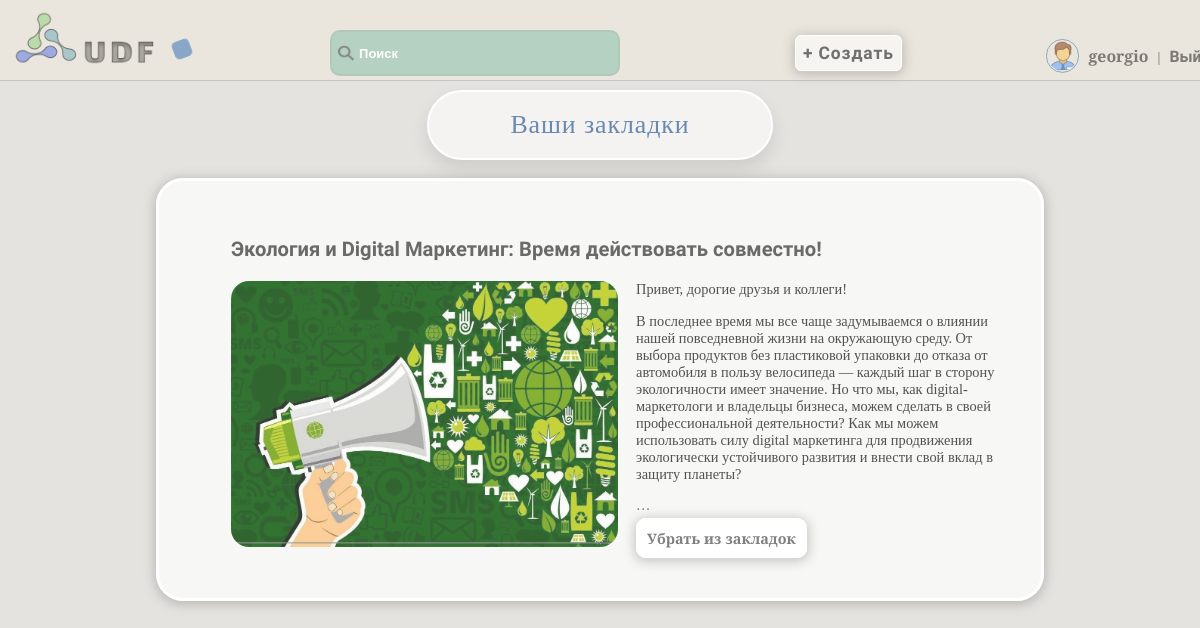
Page /user_bookmarks/ (signed in) on the committed database.
### accounts/models.py (models this page shows, shortened)
class User(AbstractUser):
    username = models.CharField(max_length=150, unique=True, verbose_name='Имя')
    password = models.CharField(max_length=128, null=False, blank=False, verbose_name='Пароль')
    bio = models.TextField(blank=True, verbose_name='Биография')
    country = models.CharField(max_length=50, blank=True, verbose_name='Страна')
    city = models.CharField(max_length=50, blank=True, verbose_name='Город')
    is_online = models.BooleanField(default=False, verbose_name='Статус')
    occupation = models.CharField(max_length=50, blank=True, verbose_name='Род деятельности')
    avatar = models.ImageField(upload_to='avatars', blank=True, verbose_name='Аватар')
    date_joined = models.DateTimeField(auto_now_add=True, verbose_name='Дата')
    email = models.EmailField(unique=True)
    gender_choices = [
        ('M', 'Мужской'),
        ('F', 'Женский'),
    ]
    gender = models.CharField(max_length=1, choices=gender_choices, blank=True, verbose_name='Пол')
    age = models.IntegerField(blank=True, null=True, verbose_name='Возраст')
    last_login = models.DateTimeField(default=timezone.now)  # Добавляем поле last_login с дефолтным значением
    groups = None
    user_permissions = None
    def is_online(self):
        return (timezone.now() - self.last_login).seconds < 600

### articles/models.py (models this page shows, shortened)
class Bookmark(models.Model):
    user = models.ForeignKey(settings.AUTH_USER_MODEL, on_delete=models.CASCADE, verbose_name='Пользователь')
    article = models.ForeignKey(Article, on_delete=models.CASCADE, verbose_name='Статья')
    created_at = models.DateTimeField(auto_now_add=True, verbose_name='Дата')

class Article(models.Model):
    title = models.CharField(max_length=255, verbose_name='Статья')
    content = models.TextField(verbose_name='Контент')
    author = models.ForeignKey(settings.AUTH_USER_MODEL, on_delete=models.CASCADE, verbose_name='Автор')
    created_at = models.DateTimeField(auto_now_add=True, verbose_name='Дата')
    photo = models.ImageField(upload_to='photo', blank=True, verbose_name='Изображение')
    likes = models.ManyToManyField(settings.AUTH_USER_MODEL, related_name='liked_articles')
    dislikes = models.ManyToManyField(settings.AUTH_USER_MODEL, related_name='disliked_articles')
    category = models.ForeignKey('Category', on_delete=models.PROTECT, verbose_name="Категория")

### articles/views.py (the view)
# urls.py: path('user_bookmarks/', user_bookmarks, name='user_bookmarks'),
@login_required()
def user_bookmarks(request):
    bookmarks = Bookmark.objects.filter(user=request.user)
    bookmark_form = BookmarkForm()
    return render(request, 'articles/user_bookmarks.html', {'bookmarks': bookmarks, 'bookmark_form': bookmark_form})

### articles/forms.py
class BookmarkForm(forms.ModelForm):
    class Meta:
        model = Bookmark
        fields = ['user', 'article']

### articles/templates/articles/user_bookmarks.html
{% extends 'core/base.html' %}
{% block content %}
    <h1>Ваши закладки</h1>
    <div class="bookmarks-users">
    {% if bookmarks %}
        <ul>
            {% for bookmark in bookmarks %}
                    <li>
                        <a class="open_rewiew" href="{% url 'review_article' pk=bookmark.article.id %}">
                        <h3>{{ bookmark.article.title }}</h3>
                        </a>
                        {% if bookmark.article.photo %}
                            <img class="image-article" src="{{ bookmark.article.photo.url }}" alt="{{ bookmark.article.title }}">
                        {% endif %}
                        <p>{{ bookmark.article.content|safe|truncatewords:80 }}</p>
                        <a class="delete-bookmark" href="{% url 'remove_bookmark' bookmark.article.id %}">Убрать из закладок</a>
                    </li>
            {% endfor %}
        </ul>
    </div>
    {% else %}
        <p>У вас нет закладок.</p>
    {% endif %}
{% endblock %}

### core/templates/core/base.html (shortened to what this page needs)
<!DOCTYPE html>
{% load static %}
<html lang="en">
<head>
    <link rel="stylesheet" href="{% static 'css/style.css' %}">
</head>
<body class="loaded">
<div class="menu">
    <div class="wrap">
        <div class="logo" id="logo_animated">
            <a class="logo-menu" href="{% url 'base_with_articles' %}"><img src="{% static 'images/logo.png' %}" alt=""></a>
        </div>
        <div class="shape"></div>
        <ul>
            <li>
                <label class="search-icon">
                    <img src="{% static 'images/search.png' %}" alt="Search">
                </label>
                <input class="search-input" type="text" placeholder="Поиск" id="search-input">
            </li>
            <li>
                <a class="add-button" href="{% url 'add_article' %}">
                    <button class="animated_bt" type="button">+ Создать</button>
                </a>
            </li>
            {% if user.is_authenticated %}
            <li class="animated-border">
                {% if user.avatar %}
                 <img class="menu-avatar" src="{{ user.avatar.url }}" alt="{{ user.username }} Avatar">
                 {% else %}
                 <img class="menu-avatar" src="{% static 'images/standart_img.png' %}" alt="Default Avatar">
                {% endif %}
                <a style="font-family:Spectral SC,serif;" href="{% url 'user_profile' %}">{{ user.username }}</a> | <a href="{% url 'logout' %}">Выйти</a>
            </li>
            {% endif %}
        </ul>
    </div>
</div>
<div class="container">
    <div class="wrap">
        {% block content %}{% endblock %}
    </div>
</body>
</html>

### core/static/css/style.css (style rules this page uses)
body { margin: 0; padding: 0; background: rgba(93, 82, 57, 0.16); zoom: 0.9; height: 100vh; opacity: 0; }
.menu .wrap { display: flex; position: fixed; z-index: 1000; flex-wrap: nowrap; width: 100%; justify-content: space-between; align-items: center; border-bottom: 2px solid rgb(199, 198, 198); padding: 11px; background: rgba(236, 231, 221, 0.93); }
.menu .logo-menu, .menu ul { display: inline-block; vertical-align: middle; }
.menu ul { flex-grow: 1; display: flex; list-style: none; padding: 0; margin: 0; align-items: baseline; justify-content: space-evenly; }
.menu ul li:last-child { margin-right: 0; position: relative; left: 11%; top: 16px; }
.menu ul li:first-child { margin-right: 0; position: relative; left: 1%; top: 11px; }
.menu ul li:nth-child(2) { margin-right: 0; position: relative; left: 7%; top: 12px; }
ul input { padding: 14px; border-radius: 11px; width: 290px; background: rgba(163, 201, 184, 0.74); color: #646363; margin-right: 11px; font-size: 1em; font-weight: bold; border: 3px solid rgba(171, 170, 170, 0.24); text-indent: 16px; transition: background-color ease-in-out 0.3s; }
.search-input::placeholder { color: #ffffff; font-size: 0.9em; }
ul button { padding: 8px; border-radius: 7px; background: rgba(255, 255, 255, 0.57); font-size: 1.1em; font-family: Play, serif; font-weight: bold; letter-spacing: 1px; box-shadow: 0 2px 12px 2px rgba(112, 110, 110, 0.36); color: rgba(82, 81, 81, 0.82); border: 1px solid rgb(255, 255, 255); transition: background-color ease-in-out 0.3s, color ease-in-out 0.3s; }
.menu ul li a { text-decoration: none; color: rgba(65, 64, 64, 0.66); font-weight: bold; font-size: 1.1em; font-family: Play, serif; padding: 6px; transition: color ease-in-out 0.3s; }
.search-icon { position: relative; left:10%; top: 3px; padding:7px; }
.logo-menu { opacity: 0.9; transition: opacity ease-in-out 0.3s; overflow: hidden; }
ul { list-style: none; font-family: Spectral SC, serif; font-weight: 300; color: rgba(59, 58, 53, 0.71); }
.container .wrap { display: flex; flex-direction: column; align-items: center; justify-content: center; }
label, #id_username { color: rgba(100, 100, 100, 0.7); font-weight: bold; font-family: Roboto Condensed, serif; }
.shape { background-color: rgba(113, 150, 194, 0.8); cursor: pointer; margin-top: 20px; transition: background-color 2.2s ease; animation: colorChange 3s infinite alternate ease-in-out; }
h1 { font-family: Spectral SC, serif; font-size: 1.8em; font-weight: 500; color: rgb(104, 138, 178); border: 3px solid rgb(255, 255, 255); box-shadow: 0 10px 20px rgba(0, 0, 0, 0.1); background-color: rgba(255, 255, 255, 0.6); }
h1,.span-welcome { box-sizing: border-box; text-align: center; padding: 20px 90px; border-radius: 50px; letter-spacing: 1px; }
.bookmarks-users { background-color: rgba(255, 255, 255, 0.71); width: 900px; padding: 40px; margin: 20px auto 0; border-radius: 30px; box-shadow: 0 2px 12px 2px rgba(112, 110, 110, 0.36); border: 4px solid white; }
.bookmarks-users h3 { font-family: Play,serif; font-size: 1.4em; }
.bookmarks-users p { color: #525250; }
.bookmarks-users .delete-bookmark { padding: 11px; text-decoration: none; background-color: white; border: 1px solid #ffffff; color: gray; border-radius: 11px; box-shadow: 0 2px 12px 2px rgba(112, 110, 110, 0.36); font-weight: bold; transition: background-color ease-in-out 0.3s, color ease-in-out 0.3s; }
.menu-avatar { width: 33px; height: 33px; padding: 1px; border-radius: 50%; border: 2px solid rgba(9, 90, 154, 0.53); opacity: 0.8; margin: 0 auto; transform: translateY(11px); }
h1 { margin: 100px auto 0; }
.open_rewiew { text-decoration: none; color: #6b6a6a; }
.image-article { max-width: 50%; max-height: 50%; border-radius: 20px; opacity: 0.8; float: left; margin-right: 20px; }
.animated-border { position: relative; }
.animated-border::after { content: ""; position: absolute; left: 38px; bottom: -7px; width: 0; height: 2px; background-color: #6f94c6; transition: width 0.3s ease; }

### rows in the picture
User: username "georgio"
Bookmark: article "Экология и Digital Маркетинг: Время действовать совместно!", article.photo (picture), article.content "Привет, дорогие друзья и коллеги! В последнее время мы все чаще задумываемся о влиянии нашей повседневной жизни на окружающую среду. От выбора продуктов без пластиковой упаковки до отказа от автомобиля в пользу велосипеда — каждый шаг в сторону экологичности имеет значение. Но что мы, как digital-маркетологи и владельцы бизнеса, можем сделать в своей профессиональной деятельности? Как мы можем использовать силу digital маркетинга для продвижения экологически устойчивого развития и внести свой вклад в защиту планеты? …"
